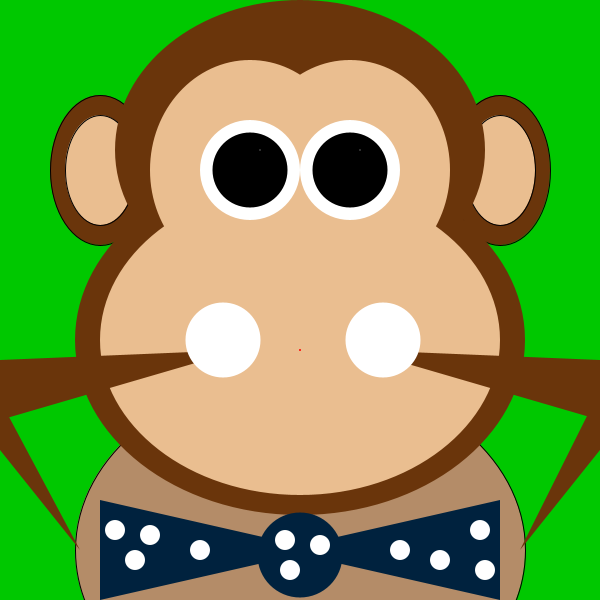
Frame 1 (no input)
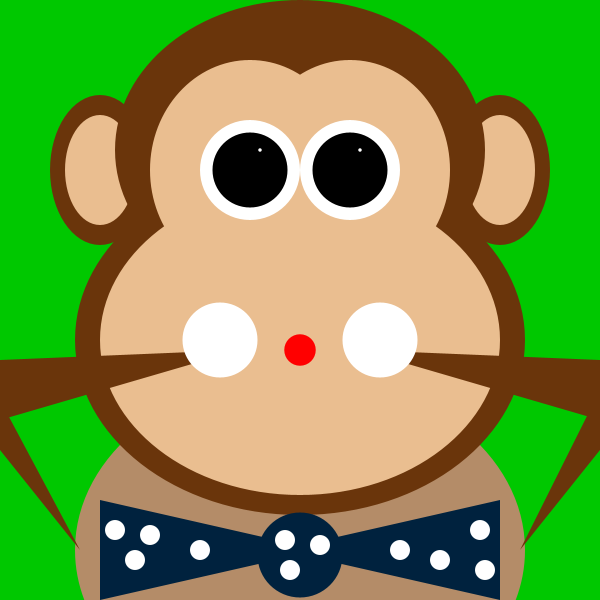
Frame 60 (the mouse pressed at the canvas centre just before this capture)
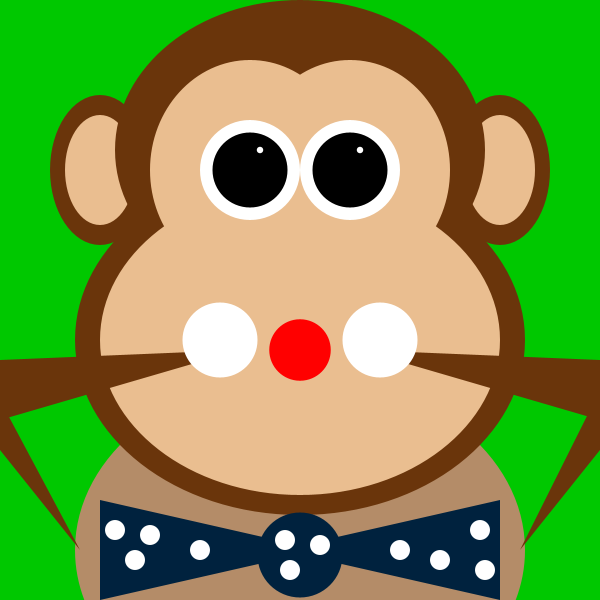
Frame 120 (the mouse held since frame 60 and released just before this capture)

The Processing sketch that drew these frames (run headless with seeded random() and noise(); from frame 60 on, the mouse is pressed at the canvas centre):

// Processing sketch: processing_118563
// ── processing_118563.pde

//variable utilitzada para modificar la medida de los ojos
float mida =1;
//variable utilizada para la medida de la boca
float mida2 =2;
//variables utilizadas para mover las manos
int posicionX =0;
int posicionY=0;
int velocidad =0;
int colorCara= color(234,190,144);
//variable utilizada para abrir y cerrar la boca
void setup(){
  size(600,600);
  posicionX = 220;
  posicionY= 380;
  //determinamos una variable para la velocidad de las manos (se pone en el setup)
  velocidad = 3; 
}
void draw(){
//color del fondo
background(0,200,0);
//cuerpo
fill(180, 140, 104);
ellipse(300,550,450,350);

//orejas
//oreja derecha
fill(106, 53, 11);
ellipse(100,170,100,150);
fill(234, 190, 144);
ellipse(100,170,70,110);
//oreja izquierda
fill(106, 53, 11);
ellipse(500,170,100,150);
fill(234, 190, 144);
ellipse(500,170,70,110);

//forma de la cara
fill(106, 53, 11);
noStroke();
ellipse(300,150,370,300);
ellipse(300,340,450,350);
fill(234, 190, 144);
ellipse(300,340,400,310);
ellipse(250,170,200,220);
ellipse(350,170,200,220);  
//ojos
//forma
fill(255,255,255);
ellipse(250,170,100,100);
ellipse(350,170,100,100);

//relleno de los ojos
fill(0,0,0);
ellipse(250,170,75,75);
ellipse(350,170,75,75);
fill(255,255,255);
ellipse(260,150,mida,mida);
ellipse(360,150,mida,mida);
if(mida < 30){
mida = mida + 0.5;
}
if(mida == 30) {
  mida = 3;
}
//boca
fill(255,0,0);
ellipse(300,350,mida2,mida2);
if (mida2 <210) {
  mida2 =mida2 +0.5;
}
if(mida2>=210) {
  mida2=100;
}
//pajarita
fill(0, 34, 62);
ellipse(300,555,85,85);
triangle(100,500,100,600,320,550);
triangle(280,550,500,600,500,500);
fill(255,255,255);
ellipse(200,550,20,20);
ellipse(150,535,20,20);
ellipse(135,560,20,20);
ellipse(115,530,20,20);
ellipse(290,570,20,20);
ellipse(285,540,20,20);
ellipse(320,545,20,20);
ellipse(400,550,20,20);
ellipse(440,560,20,20);
ellipse(480,530,20,20);
ellipse(485,570,20,20);

//brazos
//brazo izquierdo
fill(106, 53, 11);
triangle(0,360,240,350,0,420);
triangle(80,550,0,400,0,450);
//brazo derecho
triangle(600,360,360,350,600,420);
triangle(595,400,640,400,520,550);

//moviment de les mans
//per tal de que es moguin les nostres mans
//manos
posicionX = posicionX +velocidad;
posicionY= posicionY+velocidad;
fill(255,255,255);
//height (altura) se refiere a la altura del cuadro entero (600 alto)
//width (anchura) se refiere a la anchura del cuadro entero (600 ancho)
ellipse(posicionX,340,75,75);
ellipse(posicionY,340,75,75);
if((posicionX<0)||(posicionX>width)){
} 
if((posicionY<0)||(posicionY>width)){
}
velocidad = -velocidad;
}










  
  
  
  
  
  
  
  
